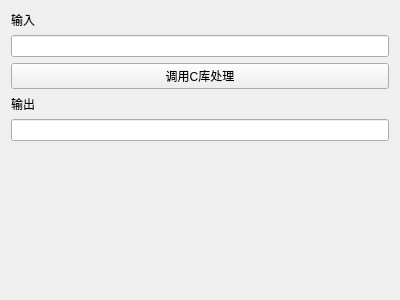
<?xml version="1.0" encoding="UTF-8"?>
<ui version="4.0">
 <class>FileSystem</class>
 <widget class="QWidget" name="FileSystem">
  <property name="geometry">
   <rect>
    <x>0</x>
    <y>0</y>
    <width>400</width>
    <height>300</height>
   </rect>
  </property>
  <property name="windowTitle">
   <string>FileSystem</string>
  </property>
  <layout class="QVBoxLayout" name="verticalLayout">
   <item>
    <widget class="QLabel" name="label">
     <property name="text">
      <string>输入</string>
     </property>
    </widget>
   </item>
   <item>
    <widget class="QLineEdit" name="inputLine"/>
   </item>
   <item>
    <widget class="QPushButton" name="btnCall">
     <property name="text">
      <string>调用C库处理</string>
     </property>
    </widget>
   </item>
   <item>
    <widget class="QLabel" name="label_2">
     <property name="text">
      <string>输出</string>
     </property>
    </widget>
   </item>
   <item>
    <widget class="QLineEdit" name="outputLine">
     <property name="enabled">
      <bool>true</bool>
     </property>
     <property name="readOnly">
      <bool>true</bool>
     </property>
     <property name="clearButtonEnabled">
      <bool>false</bool>
     </property>
    </widget>
   </item>
   <item>
    <spacer name="verticalSpacer">
     <property name="orientation">
      <enum>Qt::Vertical</enum>
     </property>
     <property name="sizeType">
      <enum>QSizePolicy::MinimumExpanding</enum>
     </property>
     <property name="sizeHint" stdset="0">
      <size>
       <width>20</width>
       <height>40</height>
      </size>
     </property>
    </spacer>
   </item>
  </layout>
 </widget>
 <resources/>
 <connections/>
</ui>
